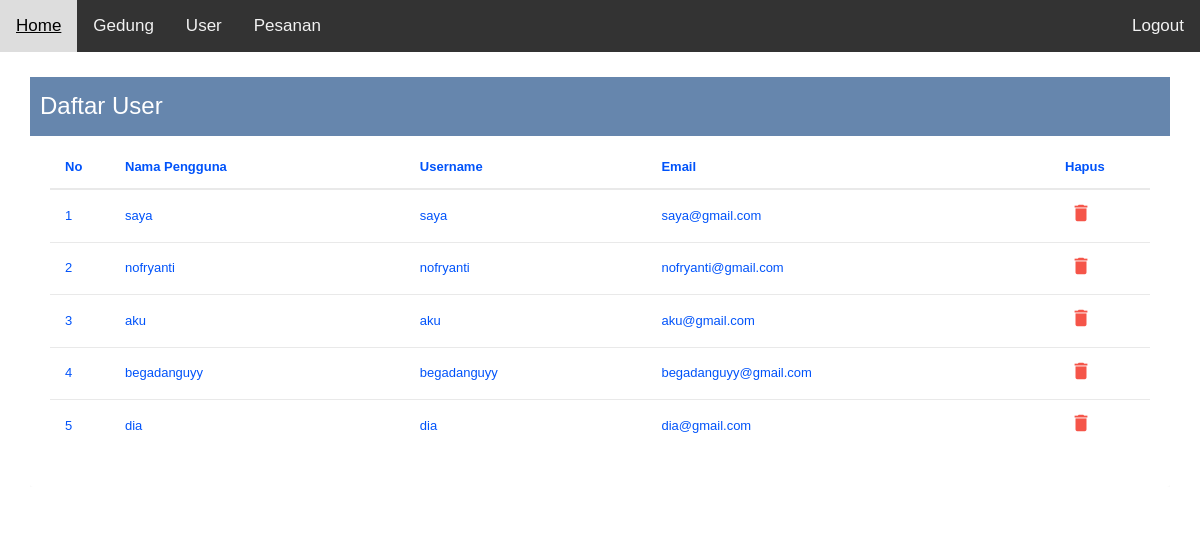
Screenshot of /admin/gedung/user.php with the database file from the repository.
### tables this page shows
CREATE TABLE `users` (
  `id` int(11) NOT NULL,
  `name` varchar(70) NOT NULL,
  `username` varchar(50) NOT NULL,
  `email` varchar(50) NOT NULL,
  `password` varchar(255) NOT NULL
);

### admin/gedung/user.php (the view, shortened to what this page needs)
<?php
  include('../../koneksi.php');
  include 'navbar.php';
?>
<!DOCTYPE html>
<html lang="en">
  <head>
    <link rel="stylesheet" href="https://maxcdn.bootstrapcdn.com/bootstrap/3.3.7/css/bootstrap.min.css" />
    <link rel="stylesheet" href="index.css" />
  </head>
  <body>
      <div class="container">
                    <div class="table-responsive">
                      <div class="table-wrapper">
                        <div class="table-title">
                          <div class="row">
                              <h2>Daftar User</h2>
                        </div>
</div>
                        <table class="table table-hover">
                          <thead>
                            <tr>
                              <th>No</th>
                              <th>Nama Pengguna</th>
                              <th>Username</th>
                              <th>Email</th>
                              <th>Hapus</th>
                            </tr>
                          </thead>
                          <tbody>
                      <?php
                      $query = "SELECT * FROM users ORDER BY id ASC";
                      $result = mysqli_query($koneksi, $query);
                      $no = 1;
                      while($row = mysqli_fetch_assoc($result))
                      {
                      ?>
                            <tr>
                              <td><?php echo $no; ?></td>
                              <td><?php echo $row['name']; ?></td>
                              <td><?php echo $row['username']; ?></td>
                              <td><?php echo $row['email']; ?></td>
                              <td><a href="proses_hapus.php?id=<?php echo $row['id']; ?>" class="delete" ><i class="material-icons" data-toggle="tooltip" title="Delete">&#xE872;</i></a></td>
                            </tr>
                    <?php
                      $no++;
                    }
                    ?>
                          </tbody>
                        </table>
                    </div>
      </div>
  </body>
</html>

### admin/gedung/css.css (style rules this page uses)
body { margin: 0; font-family: Arial, Helvetica, sans-serif; }

### admin/gedung/index.css (style rules this page uses)
body { color: #0053fa; background: #ffffff; font-family: 'Varela Round', sans-serif; font-size: 13px; }
.table-responsive { margin: 25px 0; }
.table-wrapper { min-width: 1000px; background: #fff; padding: 15px 20px; border-radius: 3px; box-shadow: 0 2px 3px rgba(0, 0, 0, 0.05); }
.table-title { padding-bottom: 15px; background: #6686ad; color: #fff; padding: 16px 30px; margin: -20px -25px 10px; border-radius: 3px 3px 0 0; }
.table-title h2 { margin: 5px 0 0; font-size: 24px; }
table.table tr th, table.table tr td { border-color: #e9e9e9; padding: 12px 15px; vertical-align: middle; }
table.table tr th:first-child { width: 60px; }
table.table tr th:last-child { width: 100px; }
table.table td:last-child i { opacity: 0.9; font-size: 22px; margin: 0 5px; }
table.table td a { font-weight: bold; color: #96e0fd; display: inline-block; text-decoration: none; outline: none !important; }
table.table td a.delete { color: #f44336; }
table.table td i { font-size: 20px; }

### rows the page displays
users: name "saya", username "saya", email "saya@gmail.com"
users: name "nofryanti", username "nofryanti", email "nofryanti@gmail.com"
users: name "aku", username "aku", email "aku@gmail.com"
users: name "begadanguyy", username "begadanguyy", email "begadanguyy@gmail.com"
users: name "dia", username "dia", email "dia@gmail.com"
